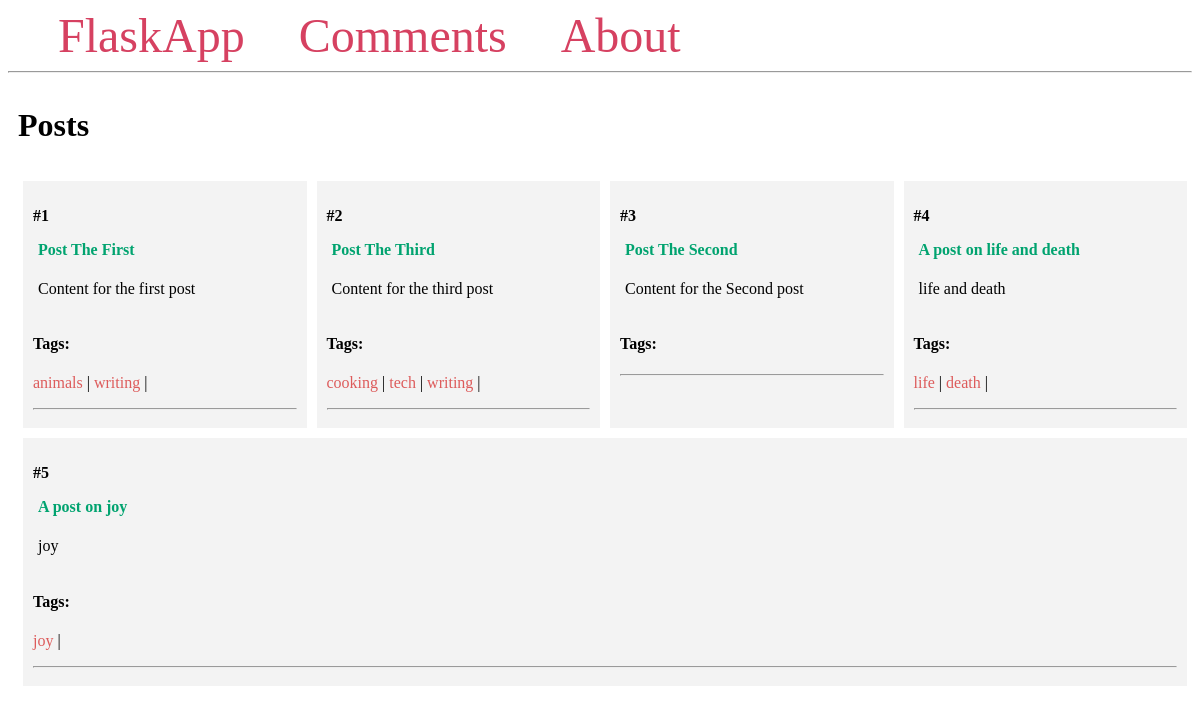
The page / on the database its author committed.
### app.py (models this page shows, shortened)
class Post(db.Model):
  id = db.Column(db.Integer, primary_key=True)
  title = db.Column(db.String(100))
  content = db.Column(db.Text)
  comments = db.relationship('Comment', backref='post')
  tags = db.relationship('Tag', secondary=post_tag, backref='posts')

class Tag(db.Model):
  id = db.Column(db.Integer, primary_key=True)
  name = db.Column(db.String(50))

### app.py (the view)
@app.route('/')
def index():
  posts = Post.query.all()
  return render_template('index.html', posts=posts)

### templates/index.html
{% extends 'base.html' %}
{% block content %}
  <span class="title"><h1>{% block title %} Posts {% endblock %}</h1></span>
  <div class="content">
    {% for post in posts %}
      <div class="post">
        <p><b>#{{ post.id }}</b></p>
        <b>
          <p class="title">
            <a href="{{ url_for('post', post_id=post.id) }}">
              {{ post.title }}
            </a>
          </p>
        </b>
        <div class="content">
          <p>{{ post.content }}</p>
        </div>
        {{ display_tags(post) }}
        <hr>
      </div>
    {% endfor %}
  </div>
{% endblock %}

### templates/base.html (shortened to what this page needs)
<!DOCTYPE html>
<html lang="en">
<head>
</head>
<body>
{% from 'macros.html' import display_tags %}
<nav>
  <a href="{{ url_for('index') }}">FlaskApp</a>
  <a href="{{ url_for('comments') }}">Comments</a>
  <a href="#">About</a>
</nav>
<hr>
<div class="content">
  {% block content %} {% endblock %}
</div>
</body>
</html>

### templates/macros.html
{% macro display_tags(post) %}
    <div class="tags">
        <p>
            <h4>Tags:</h4>
            {% for tag in post.tags %}
                <a href="{{ url_for('tag', tag_name=tag.name) }}" style="text-decoration: none; color: #dd5b5b">
                    {{ tag.name }}
                </a>
                |
            {% endfor %}
        </p>
    </div>
{% endmacro %}

### templates/base.html (style rules this page uses)
.title { margin: 5px; }
.content { margin: 5px; width: 100%; display: flex; flex-direction: row; flex-wrap: wrap; }
.post { flex: 20%; padding: 10px; margin: 5px; background-color: #f3f3f3; inline-size: 100%; }
.title a { color: #00a36f; text-decoration: none; }
nav a { color: #d64161; font-size: 3em; margin-left: 50px; text-decoration: none; }

### rows shown on the page
Post: id "1", title "Post The First", content "Content for the first post"
Tag: name "animals"
Tag: name "writing"
Post: id "2", title "Post The Third", content "Content for the third post"
Tag: name "cooking"
Tag: name "tech"
Post: id "3", title "Post The Second", content "Content for the Second post"
Post: id "4", title "A post on life and death", content "life and death"
Tag: name "life"
Tag: name "death"
Post: id "5", title "A post on joy", content "joy"
Tag: name "joy"
